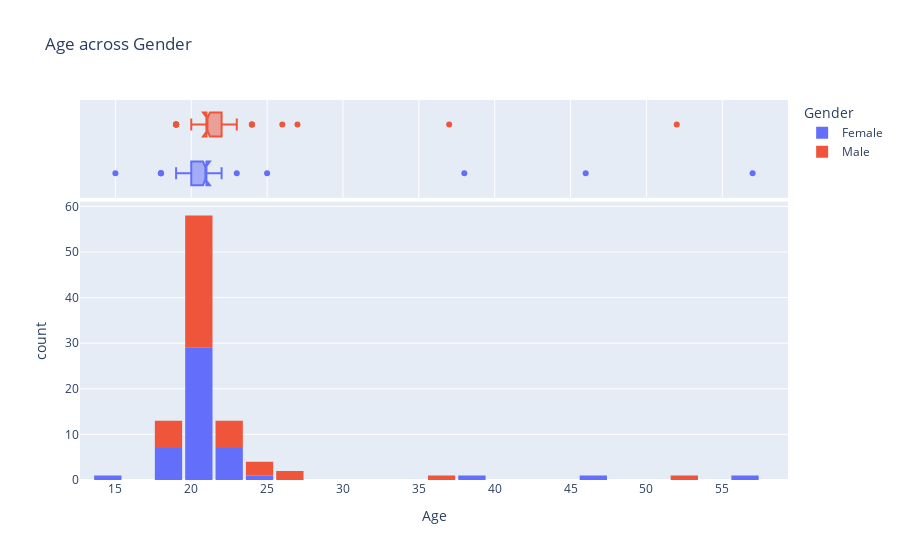

Write notebook code for a chart like this one.
### Markdown cell above
The range of ages across the gender almost in all cases were equal

### Code cell
fig = px.histogram(data,
                x = "Age",
                nbins = 40,
                marginal = "box",
                color = "Gender",
                title='Age across Gender')

fig.update_layout(bargap=0.1)
fig.show()

### Figure 1 — Plotly figure (JSON) as saved in the notebook; plotly's stock layout.template omitted (floating-point values rounded to 4 significant figures)
{"data": [{"alignmentgroup": "True", "bingroup": "x", "hovertemplate": "Gender=Female<br>Age=%{x}<br>count=%{y}<extra></extra>", "legendgroup": "Female", "marker": {"color": "#636efa", "pattern": {"shape": ""}}, "name": "Female", "nbinsx": 40, "offsetgroup": "Female", "orientation": "v", "showlegend": true, "type": "histogram", "x": [21, 21, 23, 20, 19, 20, 21, 21, 21, 19, 20, 22, 22, 22, 21, 21, 20, 21, 21, 46, 18, 21, 15, 21, 20, 21, 38, 22, 22, 21, 19, 21, 57, 21, 25, 19, 18, 20, 21, 20, 22, 21, 21, 21, 21, 21, 20, 18], "xaxis": "x", "yaxis": "y"}, {"alignmentgroup": "True", "hovertemplate": "Gender=Female<br>Age=%{x}<extra></extra>", "legendgroup": "Female", "marker": {"color": "#636efa"}, "name": "Female", "notched": true, "offsetgroup": "Female", "showlegend": false, "type": "box", "x": [21, 21, 23, 20, 19, 20, 21, 21, 21, 19, 20, 22, 22, 22, 21, 21, 20, 21, 21, 46, 18, 21, 15, 21, 20, 21, 38, 22, 22, 21, 19, 21, 57, 21, 25, 19, 18, 20, 21, 20, 22, 21, 21, 21, 21, 21, 20, 18], "xaxis": "x2", "yaxis": "y2"}, {"alignmentgroup": "True", "bingroup": "x", "hovertemplate": "Gender=Male<br>Age=%{x}<br>count=%{y}<extra></extra>", "legendgroup": "Male", "marker": {"color": "#EF553B", "pattern": {"shape": ""}}, "name": "Male", "nbinsx": 40, "offsetgroup": "Male", "orientation": "v", "showlegend": true, "type": "histogram", "x": [19, 19, 20, 21, 21, 22, 21, 20, 37, 52, 21, 19, 24, 21, 21, 21, 19, 24, 27, 21, 21, 23, 26, 23, 19, 21, 21, 21, 21, 23, 21, 22, 21, 21, 19, 24, 21, 21, 21, 21, 21, 21, 21, 21, 21, 23, 21, 21], "xaxis": "x", "yaxis": "y"}, {"alignmentgroup": "True", "hovertemplate": "Gender=Male<br>Age=%{x}<extra></extra>", "legendgroup": "Male", "marker": {"color": "#EF553B"}, "name": "Male", "notched": true, "offsetgroup": "Male", "showlegend": false, "type": "box", "x": [19, 19, 20, 21, 21, 22, 21, 20, 37, 52, 21, 19, 24, 21, 21, 21, 19, 24, 27, 21, 21, 23, 26, 23, 19, 21, 21, 21, 21, 23, 21, 22, 21, 21, 19, 24, 21, 21, 21, 21, 21, 21, 21, 21, 21, 23, 21, 21], "xaxis": "x2", "yaxis": "y2"}], "layout": {"bargap": 0.1, "barmode": "relative", "legend": {"title": {"text": "Gender"}, "tracegroupgap": 0}, "title": {"text": "Age across Gender"}, "xaxis": {"anchor": "y", "domain": [0, 1], "title": {"text": "Age"}}, "xaxis2": {"anchor": "y2", "domain": [0, 1], "matches": "x", "showgrid": true, "showticklabels": false}, "yaxis": {"anchor": "x", "domain": [0, 0.7326], "title": {"text": "count"}}, "yaxis2": {"anchor": "x2", "domain": [0.7426, 1], "matches": "y2", "showgrid": false, "showline": false, "showticklabels": false, "ticks": ""}}}
